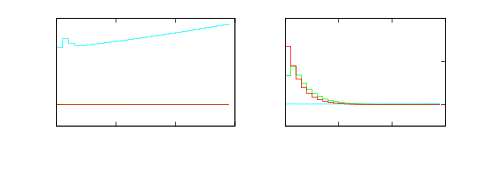

Recreate this plot in gnuplot.
# set terminal x11 
# set output
set style line 1 lt 4 lw 2
set style line 2 lt 5 lw 2
set style line 3 lt 2 lw 2
set style line 4 lt 1 lw 2
set style line 5 lt 6 lw 1
set size 1,0.5
set origin 0,0
set multiplot
set size 0.525,0.5
set origin 0,0
set xtics 10
set xlabel "Time"
set ytics nomirror
set ytics 2
set yrange [-0.5:*]
set ylabel "Tank-2 Cheap valve"
unset key
plot "unstable_u2.dat" u 1:5 w steps ls 2 t "Noncooperative",\
"" u 1:6 w steps ls 3 t "Cooperative",\
"" u 1:7 w steps ls 4 t  "Centralized"
set size 0.525,0.5
set origin 0.525,0
unset ylabel
unset ytics
unset key
set xtics 10
set xlabel "Time"
set y2range [-0.5:*]
set y2tics nomirror
set y2label "Tank-2 Expensive valve"
set y2tics 1
plot "unstable_u2.dat" u 1:2 w steps ls 2 notitle axis x1y2,\
"" u 1:3 w steps ls 3 axis x1y2,\
"" u 1:4 w steps ls 4 axis x1y2
